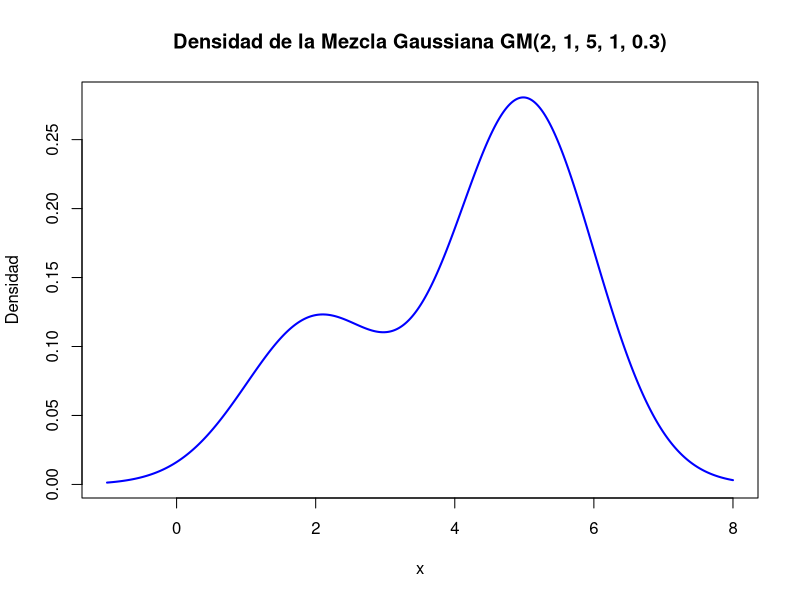
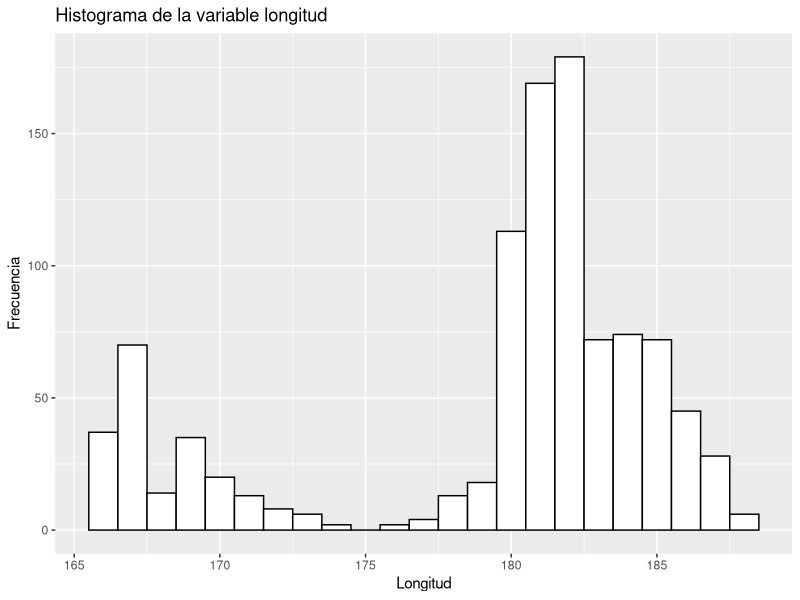
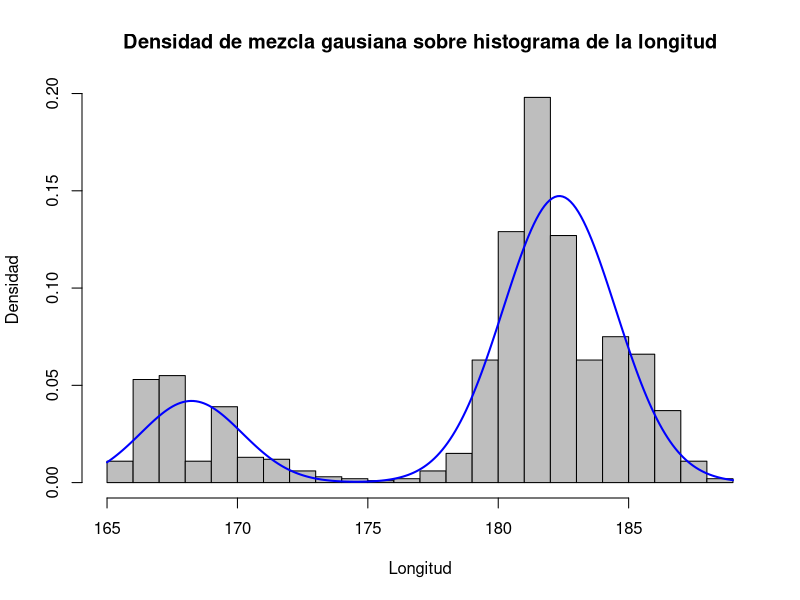
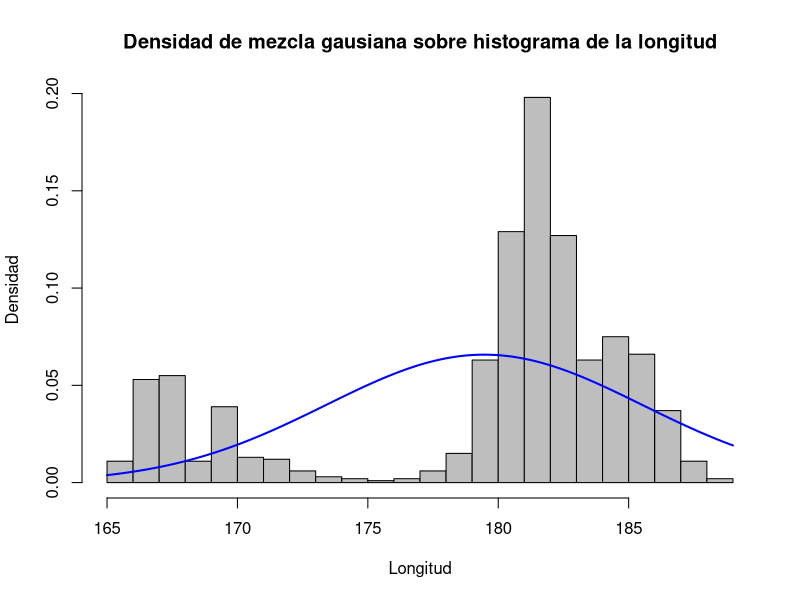
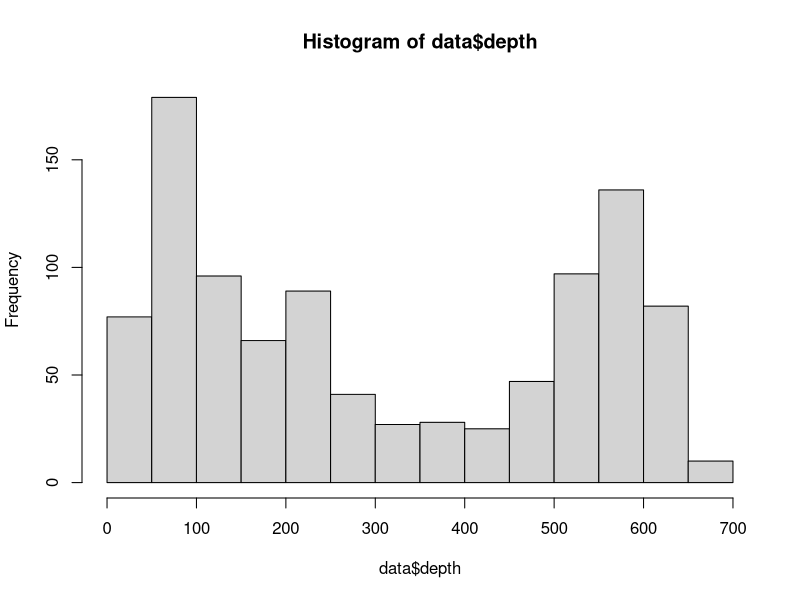
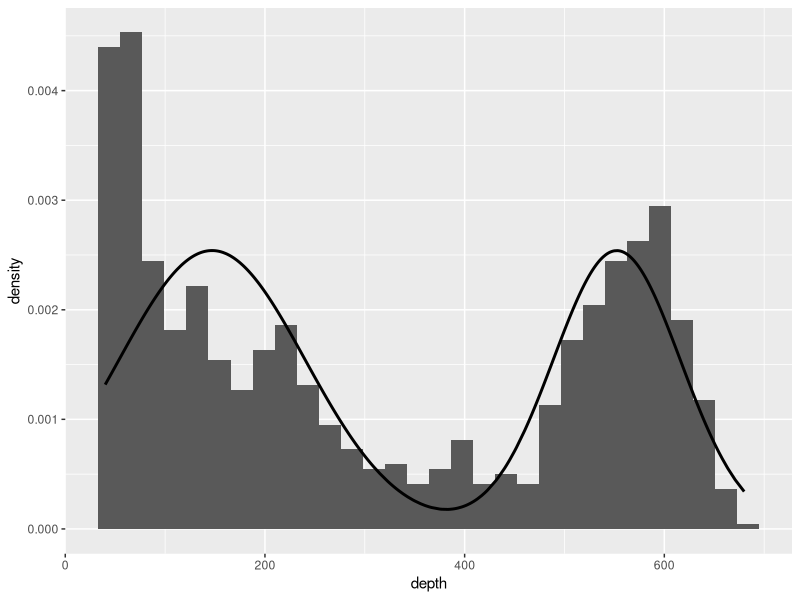
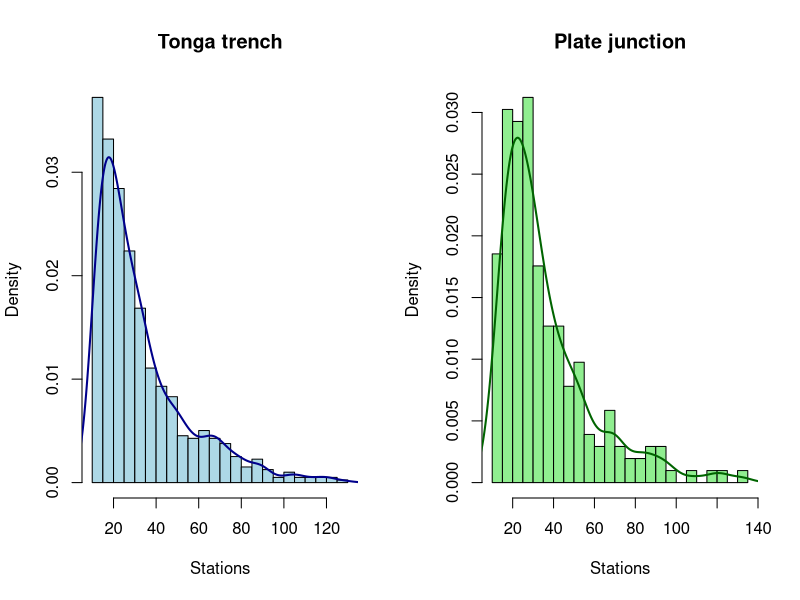

Generate these figures, in order, with R:
## ---- chunk 1
knitr::opts_chunk$set(echo = TRUE)

rm(list=ls())

library(mclust)
library(ggplot2)
library(dplyr)
library(tidyr)
## ---- chunk 2
data<-quakes
## ---- chunk 3
densidadmg <- function(x, mu1, sd1, mu2, sd2, w) {
  densidad <- w * dnorm(x, mean = mu1, sd = sd1) + (1-w) * dnorm(x, mean = mu2, sd = sd2)
  return(densidad)
}
## ---- chunk 4
# Establecemos el rango de x
x <- seq(-1, 8, length.out = 500)

#Calculamos la densidad
densidad <- densidadmg(x, 2,1,5,1,0.3)

#Graficamos la densidad
plot(x, densidad, type = "l", col = "blue", lwd = 2,
     main = "Densidad de la Mezcla Gaussiana GM(2, 1, 5, 1, 0.3)",
     xlab = "x", ylab = "Densidad")
## ---- chunk 5
p <- ggplot(data, aes(x=long)) + 
  geom_histogram(color="black", fill="white", breaks=(floor(min(data$long))+0.5):(ceiling(max(data$long))-0.5)) +
  labs(title="Histograma de la variable longitud",x="Longitud", y = "Frecuencia")
p
## ---- chunk 6
#Creamos la función de log-verosimilitud negativa
log_verosimilitud <- function(params, x) {
  mu1 <- params[1]
  sd1 <- params[2]
  mu2 <- params[3]
  sd2 <- params[4]
  w <- params[5]

  # Calcular la log-verosimilitud negativa
  densidades <- densidadmg(x, mu1, sd1, mu2, sd2, w)
  return(-sum(log(densidades)))
}

# Buscamos los valores optimizando
resultado <- optim(
  par = c(167,2,182,2,0.3),
  fn = log_verosimilitud,
  x = data$long,
  method = "L-BFGS-B",
  lower = c(-Inf, 0.01, -Inf, 0.01, 0.01),
  upper = c(Inf, Inf, Inf, Inf, 0.99)
)

cat("Estimación del parámetro mu1:",resultado$par[1],"\n")
cat("Estimación del parámetro sd1:",resultado$par[2],"\n")
cat("Estimación del parámetro mu2:",resultado$par[3],"\n")
cat("Estimación del parámetro sd2:",resultado$par[4],"\n")
cat("Estimación del parámetro w:",resultado$par[5],"\n")
## ---- chunk 7
x <- seq(165,189,length.out = 240)
y <- densidadmg(x, resultado$par[1],resultado$par[2],resultado$par[3],resultado$par[4],resultado$par[5])

# Crear el histograma
hist(data$long, breaks = 30, probability = TRUE, col = "gray", xlab = "Longitud", ylab = "Densidad", main = "")

# Superponer la curva de densidad
title <- "Densidad de mezcla gausiana sobre histograma de la longitud"
lines(x, y, col = "blue", lwd = 2, lty = 1)
title(main = title)
## ---- chunk 8
#Creamos la función de log-verosimilitud negativa
log_verosimilitud2 <- function(params, x) {
  mu <- params[1]
  sd <- params[2]

  # Calcular la log-verosimilitud negativa
  densidades <- dnorm(x, mean = mu, sd = sd)
  return(-sum(log(densidades)))
}

# Buscamos los valores optimizando
resultado2 <- optim(
  par = c(mean(data$long),sd(data$long)),
  fn = log_verosimilitud2,
  x = data$long,
  method = "L-BFGS-B",
  lower = c(-Inf, 0.01),
  upper = c(Inf, Inf)
)

cat("Estimación del parámetro mu:",resultado2$par[1],"\n")
cat("Estimación del parámetro sd:",resultado2$par[2],"\n")
## ---- chunk 9
x <- seq(165,189,length.out = 240)
y <- dnorm(x, resultado2$par[1],resultado2$par[2])

# Crear el histograma
hist(data$long, breaks = 30, probability = TRUE, col = "gray", xlab = "Longitud", ylab = "Densidad", main = "")

# Superponer la curva de densidad
title <- "Densidad de mezcla gausiana sobre histograma de la longitud"
lines(x, y, col = "blue", lwd = 2, lty = 1)
title(main = title)
## ---- chunk 10
# Definimos las funciones para calcular el AIC y BIC a partir de las logverosimilitudes
AICfromL <- function(x, params, LogLike){
  return(  2*length(params) + 2*LogLike(params,x) ) #Sumamos en vez de restar porque las LogVerosimilitudes las hemos cambiado de signo
}
BICfromL <- function(x, params, LogLike){
  return( length(params)*log(length(x)) + 2*LogLike(params,x) ) # idem a AICfromL
}

#AIC y BIC del modelo gaussiano simple:

AICsimple <- AICfromL(data$long, params = resultado2$par, log_verosimilitud2)
BICsimple <- BICfromL(data$long, params = resultado2$par, log_verosimilitud2)

cat('\nResultados de los criterios AIC y BIC para el modelo simple: \nAIC:', AICsimple,'\nBIC:', BICsimple)

#AIC y BIC del modelo gaussiano ponderado:
AICponderado <- AICfromL(data$long, params = resultado$par, log_verosimilitud)
BICponderado <- BICfromL(data$long, params = resultado$par, log_verosimilitud)

cat('\n\nResultados de los criterios AIC y BIC para el modelo ponderado: \nAIC:', AICponderado,'\nBIC:', BICponderado)


## ---- chunk 11
resultado_lat_simple <- optim(
  par = c(mean(data$lat), sd(data$lat)),
  fn = log_verosimilitud2,
  x = data$lat,
  method = "L-BFGS-B",
  lower = c(-Inf, 0.01, -Inf, 0.01, 0.01),
  upper = c(Inf, Inf, Inf, Inf, 0.99)
)

resultado_lat_pond <- optim(
  par = c(15,2,25,2,0.3),
  fn = log_verosimilitud,
  x = data$lat,
  method = "L-BFGS-B",
  lower = c(-Inf, 0.01, -Inf, 0.01, 0.01),
  upper = c(Inf, Inf, Inf, Inf, 0.99)
)

AIC_lat_simple <- AICfromL(data$lat, params = resultado_lat_simple$par, log_verosimilitud2)
BIC_lat_simple <- BICfromL(data$lat, params = resultado_lat_simple$par, log_verosimilitud2)

cat('\nResultados de los criterios AIC y BIC para el modelo simple aplicado a latitud son: \nAIC:', AIC_lat_simple,'\nBIC:', BIC_lat_simple)

AIC_lat_pond <- AICfromL(data$lat, params = resultado_lat_pond$par, log_verosimilitud)
BIC_lat_pond <- BICfromL(data$lat, params = resultado_lat_pond$par, log_verosimilitud)

cat('\nResultados de los criterios AIC y BIC para el modelo ponderado aplicado a latitud son: \nAIC:', AIC_lat_pond,'\nBIC:', BIC_lat_pond)

## ---- chunk 12
resultado_prof_simple <- optim(
  par = c(mean(data$depth), sd(data$depth)),
  fn = log_verosimilitud2,
  x = data$depth,
  method = "L-BFGS-B",
  lower = c(-Inf, 0.01, -Inf, 0.01, 0.01),
  upper = c(Inf, Inf, Inf, Inf, 0.99)
)

hist(data$depth)

resultado_prof_pond <- optim(
  par = c(75,60,600,150,0.7), #Inicializamos viendo en el histograma dónde parecen estar los dos centros de las gaussianas 170, 600
  fn = log_verosimilitud,
  x = data$depth,
  method = "L-BFGS-B",
  lower = c(0, 0.01, -Inf, 0.01, 0.01),
  upper = c(Inf, Inf, Inf, Inf, 0.99)
)

AIC_prof_simple <- AICfromL(data$lat, params = resultado_lat_simple$par, log_verosimilitud2)
BIC_prof_simple <- BICfromL(data$lat, params = resultado_lat_simple$par, log_verosimilitud2)

cat('\nResultados de los criterios AIC y BIC para el modelo simple aplicado a profundidad son: \nAIC:', AIC_prof_simple,'\nBIC:', BIC_prof_simple)

AIC_prof_pond <- AICfromL(data$lat, params = resultado_prof_pond$par, log_verosimilitud)
BIC_prof_pond <- BICfromL(data$lat, params = resultado_prof_pond$par, log_verosimilitud)

cat('\nResultados de los criterios AIC y BIC para el modelo ponderado aplicado a profundidad son: \nAIC:', AIC_prof_pond,'\nBIC:', BIC_prof_pond)

densidadobtenida <- densidadmg( data$depth, resultado_prof_pond$par[1], resultado_prof_pond$par[2], resultado_prof_pond$par[3], resultado_prof_pond$par[4], resultado_prof_pond$par[5] )

ggplot( data = data, aes(x = depth))+
  geom_histogram( aes(y = ..density..) )+
  geom_line( aes( y = densidadobtenida), linewidth = 1)
  

## ---- chunk 13
data$class <- ifelse(data$long > 175, "Tonga trench", "Plate junction")

# Separamos en un dataset por evento

data_Tonga<-data %>%
  filter(class=="Tonga trench")

data_Plate<- data %>%
  filter(class=="Plate junction")

# Función para calcular intervalos de confianza (formato aseado)
intervalo_confianza <- function(x, nivel = 0.95) {
  n <- length(x)
  mean_x <- mean(x)
  se <- sd(x) / sqrt(n)  # Error estándar
  error <- qt((1 + nivel) / 2, df = n - 1) * se
  c(Media = mean_x, LI = mean_x - error, LS = mean_x + error)
}

# Procesar datos para Tonga Trench
resultados_tonga <- data_Tonga %>%
  summarise(
    Longitud = intervalo_confianza(long),
    Latitud = intervalo_confianza(lat),
    Profundidad = intervalo_confianza(depth)
  )

# Trasponer y renombrar columnas para Tonga
resultados_tonga <- as.data.frame(t(resultados_tonga))  # Transponer
colnames(resultados_tonga) <- c("Media", "Valor inferior", "Valor superior")  # Renombrar columnas

# Procesar datos para Plate Junction
resultados_plate <- data_Plate %>%
  summarise(
    Longitud = intervalo_confianza(long),
    Latitud = intervalo_confianza(lat),
    Profundidad = intervalo_confianza(depth)
  )

# Trasponer y renombrar columnas para Plate
resultados_plate <- as.data.frame(t(resultados_plate))  # Transponer
colnames(resultados_plate) <- c("Media", "Valor inferior", "Valor superior")  # Renombrar columnas

# Mostrar resultados
# Resultados de Tonga
print(resultados_tonga)

#Resultados para Plate junction
print(resultados_plate)
## ---- chunk 14

# Dividir los datos en dos grupos según la magnitud
grupo1 <- data$stations[data$class == "Tonga trench"]
grupo2 <- data$stations[data$class == "Plate junction"]

## ---- chunk 15

par(mfrow = c(1, 2)) 

# Histograma para el grupo "Tonga trench"
hist(grupo1, 
     breaks = 20, 
     col = "lightblue", 
     main = "Tonga trench", 
     xlab = "Stations", 
     probability = TRUE)
lines(density(grupo1), col = "darkblue", lwd = 2)

# Histograma para el grupo "Plate junction"
hist(grupo2, 
     breaks = 20, 
     col = "lightgreen", 
     main = "Plate junction", 
     xlab = "Stations", 
     probability = TRUE)
lines(density(grupo2), col = "darkgreen", lwd = 2)

## ---- chunk 16

shapiro.test(grupo1) # para el grupo Tonga trench
shapiro.test(grupo2) # para el grupo Plate junction

## ---- chunk 17

set.seed(123) # Para reproducibilidad

# Crear una función para calcular la diferencia de medias
diff_means <- function(data1, data2) {
  mean(data1) - mean(data2)
}

# Bootstrap
n_boot <- 10000
boot_diff <- replicate(n_boot, {
  sample1 <- sample(grupo1, length(grupo1), replace = TRUE)
  sample2 <- sample(grupo2, length(grupo2), replace = TRUE)
  diff_means(sample1, sample2)
})

# Intervalo de confianza al 99% y al 90%
ci_99 <- quantile(boot_diff, probs = c(0.005, 0.995))
ci_90 <- quantile(boot_diff, probs = c(0.05, 0.95))

print(ci_99)
print(ci_90)

# Verificar si el intervalo incluye 0
if (ci_99[1] > 0 || ci_99[2] < 0) {
  cat("Rechazamos H0 al nivel de significancia 0.01\n")
} else {
  cat("No podemos rechazar H0 al nivel de significancia 0.01\n")
}

if (ci_90[1] > 0 || ci_90[2] < 0) {
  cat("Rechazamos H0 al nivel de significancia 0.1\n")
} else {
  cat("No podemos rechazar H0 al nivel de significancia 0.1\n")
}
